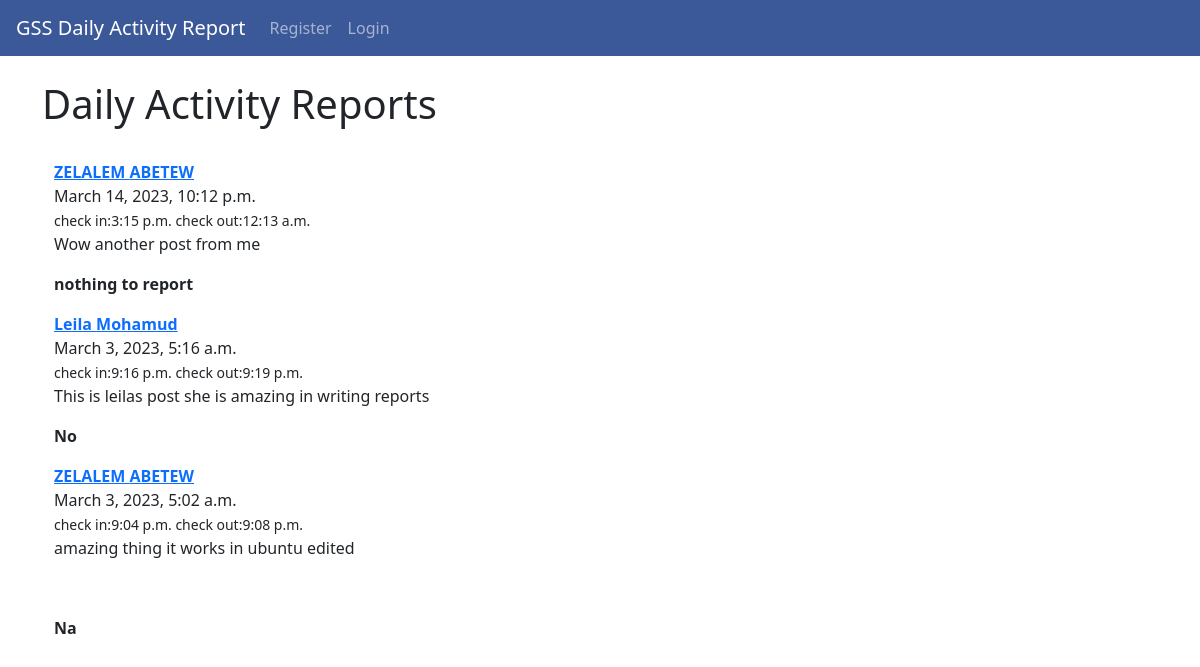
The page / on the database its author committed.
### thedar/models.py (models this page shows, shortened)
class Post(models.Model):
    report_image=models.ImageField(null=True,blank=True, upload_to='images/')
    checkin=models.TimeField(max_length=200)
    checkout=models.TimeField(max_length=200)
    position=models.CharField(max_length=200,choices=position_choice)
    author=models.ForeignKey(User, on_delete=models.CASCADE)
    details=RichTextField(blank=True,null=True)
    report=RichTextField(blank=True,null=True)
    time=models.DateTimeField(auto_now_add=True)

### thedar/views.py (the view)
# urls.py: path('',HomeView.as_view(),name="home"),
class HomeView(ListView):
    model= Post
    template_name='home.html'
    ordering=['-time']

### thedar/templates/home.html (shortened to what this page needs)
{%extends 'base.html' %}
{%block content%}
<h1>Daily Activity Reports</h1>
<br>
<ul  class="no-bullets">
{% for Post in object_list %}
<div class="container">
    <li>
      <a href="{% url 'article-detail' Post.pk %} "> <strong>{{Post.author.first_name}}  {{Post.author.last_name}} </strong></a>
            <br/>
            {{Post.time}}<br/>
          <small>check in:{{Post.checkin}}
            check out:{{Post.checkout}}</small> <br>
            {{Post.details|slice:":100" |safe }}
            <strong>{{Post.report|slice:":50" |safe}}</strong>
        </li></div>
{%endfor%}
</ul>
{%endblock%}

### thedar/templates/base.html (shortened to what this page needs)
<!doctype html>
<html lang="en">
  <head>
    <link rel="stylesheet" href="https://cdn.jsdelivr.net/npm/bootstrap@4.4.1/dist/css/bootstrap.min.css">
  </head>
  <body>
    <nav class="navbar navbar-expand-lg navbar-dark bg-custom" >
        <a class="navbar-brand" href="{% url 'home'%}">GSS Daily Activity Report</a>
        <div class="collapse navbar-collapse" id="navbarSupportedContent">
          <ul class="navbar-nav mr-auto">
            {% if user.is_authenticated%}
            <li class="nav-item">
              <a class="nav-link" href="{%url 'add_post'%}">Add Post</a>
            </li>
            <ul class="nav navbar-nav ms-auto">
              <li class="nav-item dropdown">
                  <a href="#" class="nav-link dropdown-toggle" data-bs-toggle="dropdown">{{user.first_name}} {{user.last_name}}</a>
                  <div class="dropdown-menu dropdown-menu-end">
                      <div class="dropdown-divider"></div>
                      <a href="{%url 'edit_profile'%}" class="dropdown-item">Edit Profile</a>
                      <div class="dropdown-divider"></div>
                      <a href="{%url 'logout'%}" class="dropdown-item">Logout</a>
                  </div>
              </li>
          </ul>
            {%else%}
            <li class="nav-item">
              <a class="nav-link" href="{%url 'register'%}">Register</a>
            </li>
            <li class="nav-item">
              <a class="nav-link" href="{%url 'login'%}">Login</a>
            </li>
            {%endif%}
          </ul>
        </div>
      </nav>
    <br/>
    <div class="container">
   {% block content %}
   {%endblock%}
</div>
    <link href="https://cdn.jsdelivr.net/npm/bootstrap@5.0.2/dist/css/bootstrap.min.css" rel="stylesheet">
    <link rel="stylesheet" href="https://cdnjs.cloudflare.com/ajax/libs/font-awesome/4.7.0/css/font-awesome.min.css">
  </body>
</html>

### thedar/templates/home.html (style rules this page uses)
ul.no-bullets { list-style-type: none; margin: 0; padding: 0; }

### thedar/templates/base.html (style rules this page uses)
.bg-custom { background-color: rgb(59, 89, 152); }

### rows shown on the page
Post: author.first_name "ZELALEM", author.last_name "ABETEW", time "March 14, 2023, 10:12 p.m.", checkin "3:15 p.m.", checkout "12:13 a.m.", details "Wow another post from me", report "nothing to report"
Post: author.first_name "Leila", author.last_name "Mohamud", time "March 3, 2023, 5:16 a.m.", checkin "9:16 p.m.", checkout "9:19 p.m.", details "This is leilas post she is amazing in writing reports", report "No"
Post: author.first_name "ZELALEM", author.last_name "ABETEW", time "March 3, 2023, 5:02 a.m.", checkin "9:04 p.m.", checkout "9:08 p.m.", details "amazing thing it works in ubuntu edited", report "Na"
